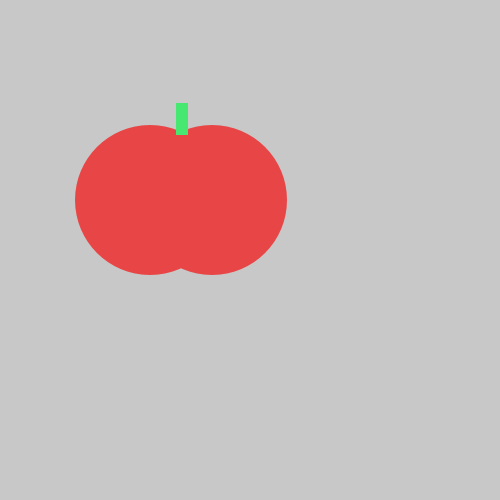
Frame 1 (no input)
Frame 60 (the mouse pressed at the canvas centre just before this capture): identical to frame 1, image omitted
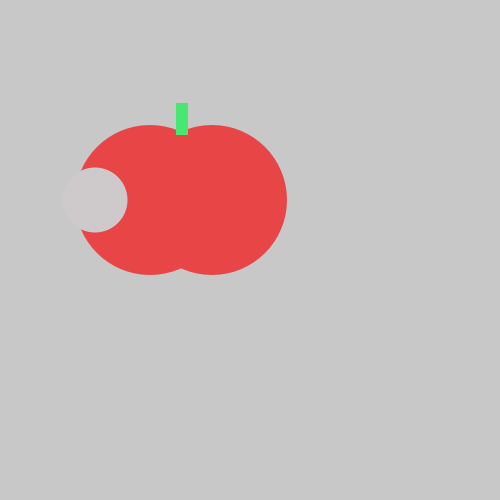
Frame 120 (the mouse held since frame 60 and released just before this capture)

The Processing sketch that drew these frames (run headless with seeded random() and noise(); from frame 60 on, the mouse is pressed at the canvas centre):

// Processing sketch: neal_tomato
// ── neal_tomato.pde
void setup() {
 size(500, 500);
 
  
}
 void draw() {
   background(200, 200, 200);
  noStroke();
  fill(232,70,70);
  ellipse(150, 200, 150, 150);
   ellipse(212, 200, 150, 150);
    fill(70,232,114);
   rect(176, 103, 12, 32);  
   if(mousePressed){
     fill(206, 202, 203);
     ellipse(95,200, 65, 65);

   
 
 
 }
     
  
 
   
   
   
 }
